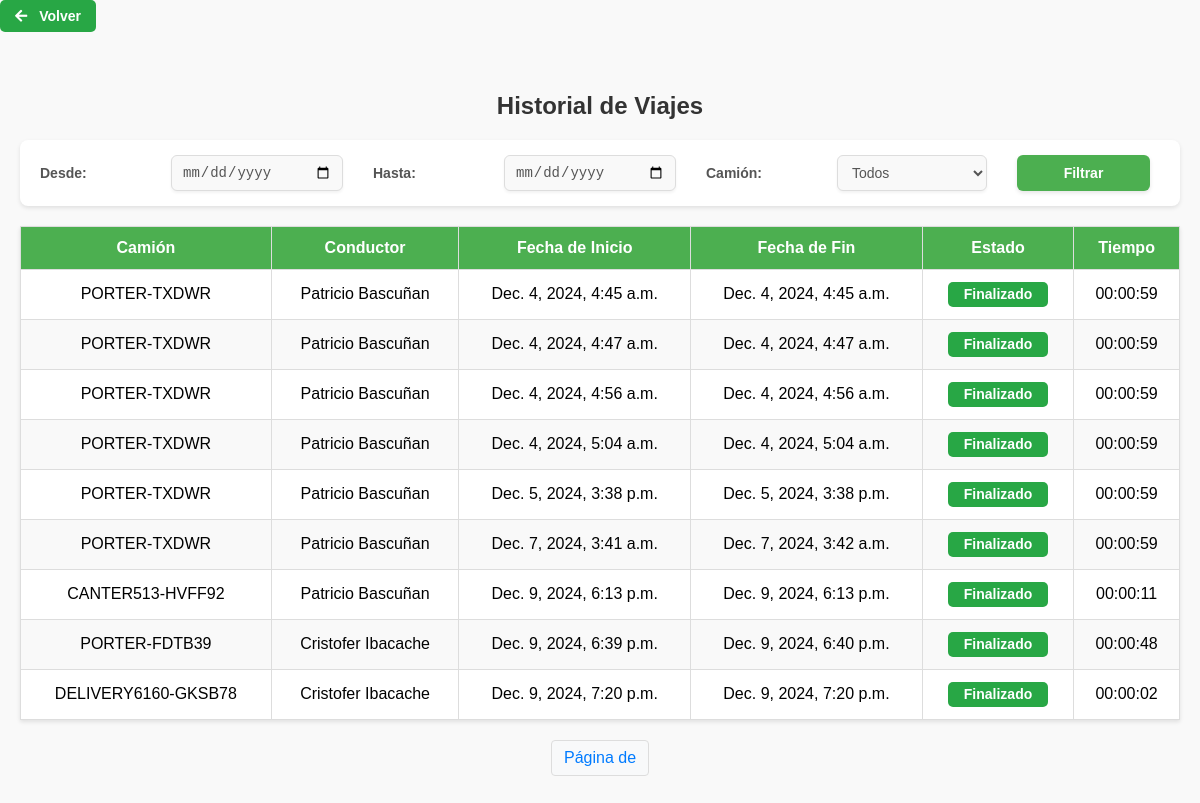
The app's page /camiones/historial-viajes-chofer/ (signed in), older data.
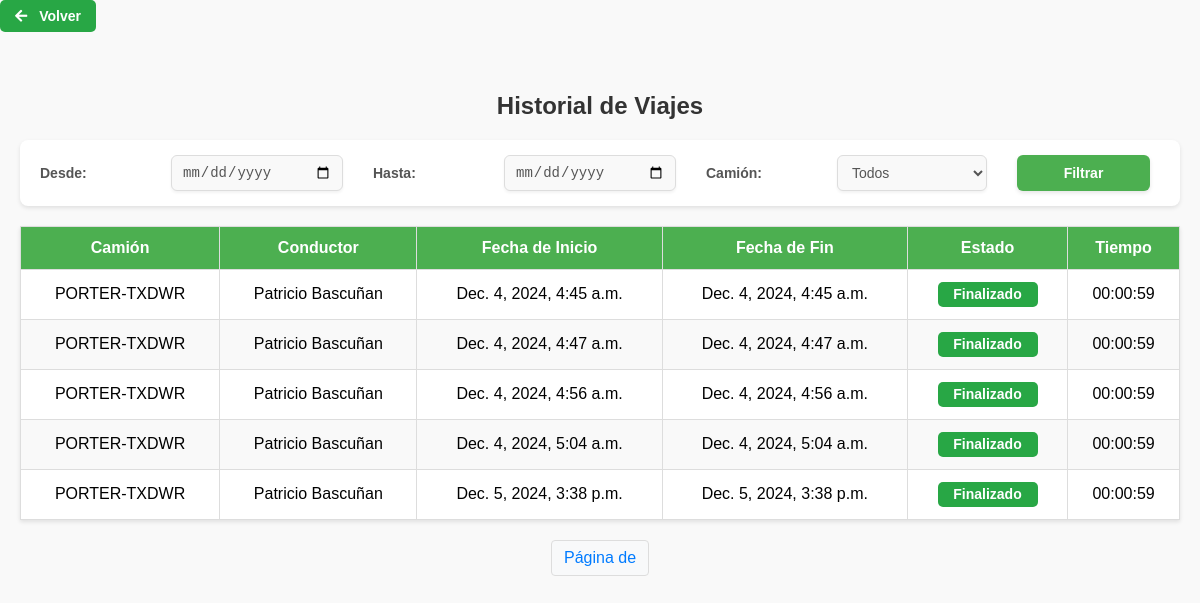
The same page, newer data.
### camiones/models.py (models this page shows, shortened)
class HistorialViaje(models.Model):
    camion = models.ForeignKey(Camion, on_delete=models.CASCADE, related_name="viajes")
    chofer = models.ForeignKey(User, on_delete=models.CASCADE, related_name="viajes")
    fecha_inicio = models.DateTimeField()
    fecha_fin = models.DateTimeField(null=True, blank=True)
    ruta = models.TextField(null=True, blank=True)  # JSON con la ruta del viaje
    estado = models.CharField(max_length=50, default="En curso")
    latitud_inicial = models.FloatField(null=True, blank=True)
    longitud_inicial = models.FloatField(null=True, blank=True)
    latitud_final = models.FloatField(null=True, blank=True)
    longitud_final = models.FloatField(null=True, blank=True)
    duracion_total = models.DurationField(null=True, blank=True)
    @property
    def duracion_formateada(self):
        if self.duracion_total is None or self.duracion_total < timedelta(seconds=0):
            return "00:00:00"
        total_seconds = int(self.duracion_total.total_seconds())
        hours = total_seconds // 3600
        minutes = (total_seconds % 3600) // 60
        seconds = total_seconds % 60
        return f"{hours:02}:{minutes:02}:{seconds:02}"

class Camion(models.Model):
    nombre = models.CharField(max_length=100)
    patente = models.CharField(max_length=20, null=True, blank=True)
    marca = models.CharField(max_length=100, null=True, blank=True)
    modelo = models.CharField(max_length=100, null=True, blank=True)
    año = models.IntegerField(null=True, blank=True)
    color = models.CharField(max_length=50, null=True, blank=True)
    latitud = models.FloatField(null=True)
    longitud = models.FloatField(null=True)
    ultima_actualizacion = models.DateTimeField(auto_now=True)
    choferes_asignados = models.ManyToManyField(User, through='AsignacionChofer')

### camiones/views.py (the view)
# urls.py: path('historial-viajes-chofer/', views.historial_viajes_chofer, name='historial_viajes_chofer'),
def historial_viajes_chofer(request):
    historial = HistorialViaje.objects.all()
    if not request.user.is_staff:  # Mostrar solo viajes del chofer
        historial = historial.filter(chofer=request.user)
    fecha_inicio = request.GET.get('fecha_inicio')
    fecha_fin = request.GET.get('fecha_fin')
    camion_id = request.GET.get('camion_id')
    if fecha_inicio:
        historial = historial.filter(fecha_inicio__gte=fecha_inicio)
    if fecha_fin:
        historial = historial.filter(fecha_fin__lte=fecha_fin)
    if camion_id:
        historial = historial.filter(camion_id=camion_id)
    return render(request, 'historial_viajes_chofer.html', {'historial': historial})

### camiones/templates/historial_viajes_chofer.html (shortened to what this page needs)
{% load static %}
<!DOCTYPE html>
<html lang="es">
<head>
    <link href="https://cdnjs.cloudflare.com/ajax/libs/font-awesome/5.15.4/css/all.min.css" rel="stylesheet">
    <link rel="stylesheet" href="{% static 'css/historial_menu.css' %}">
    <link rel="stylesheet" href="{% static 'css/historial.css' %}">
</head>
<body>
    <button class="btn-volver">
        <a href="{% url 'mostrar_mapa' %}">
            <i class="fas fa-arrow-left"></i> Volver
        </a>
    </button>
    <div class="container">
        <h2>Historial de Viajes</h2>
        <form method="GET" action="">
            <label for="fecha_inicio">Desde:</label>
            <input type="date" name="fecha_inicio" id="fecha_inicio">
            <label for="fecha_fin">Hasta:</label>
            <input type="date" name="fecha_fin" id="fecha_fin">
            <label for="camion_id">Camión:</label>
            <select name="camion_id" id="camion_id">
                <option value="">Todos</option>
            </select>
            <button type="submit">Filtrar</button>
        </form>
        {% if historial %}
        <table>
            <thead>
                <tr>
                    <th>Camión</th>
                    <th>Conductor</th>
                    <th>Fecha de Inicio</th>
                    <th>Fecha de Fin</th>
                    <th>Estado</th>
                    <th>Tiempo</th>
                </tr>
            </thead>
            <tbody>
                {% for viaje in historial %}
                <tr>
                    <td>{{ viaje.camion.nombre }}</td>
                    <td>{{ viaje.chofer.first_name }} {{ viaje.chofer.last_name }}</td>
                    <td>{{ viaje.fecha_inicio }}</td>
                    <td>{{ viaje.fecha_fin|default:"En curso" }}</td>
                    <td>
                        {% if viaje.estado == "Finalizado" %}
                        <span class="estado-finalizado">Finalizado</span>
                        {% else %}
                        <span class="estado-en-curso">En curso</span>
                        {% endif %}
                    </td>
                    <td>{{ viaje.duracion_formateada }}</td>
                </tr>
                {% endfor %}
            </tbody>
        </table>
        <div class="pagination">
            <span class="current">Página {{ page_obj.number }} de {{ page_obj.paginator.num_pages }}</span>
        </div>
        {% else %}
        <p class="no-results">No se encontraron viajes para los filtros seleccionados.</p>
        {% endif %}
    </div>
</body>
</html>

### camiones/static/css/historial_menu.css (style rules this page uses)
body, html { margin: 0; padding: 0; height: 100%; font-family: 'Roboto', sans-serif; background-color: #f4f4f4; }

### camiones/static/css/historial.css (style rules this page uses)
body { font-family: Arial, sans-serif; margin: 0; padding: 0; background-color: #f9f9f9; }
.container { max-width: 1200px; margin: 0 auto; padding: 20px; }
h2 { text-align: center; color: #333; }
form { display: flex; justify-content: space-between; align-items: center; margin-bottom: 20px; background-color: #fff; padding: 15px; border-radius: 8px; box-shadow: 0 2px 4px rgba(0, 0, 0, 0.1); }
form label { margin-right: 10px; font-weight: bold; }
form input, form select, form button { padding: 8px; margin-right: 10px; border: 1px solid #ddd; border-radius: 4px; }
form button { background-color: #4CAF50; color: white; border: none; cursor: pointer; transition: background-color 0.3s; }
table { width: 100%; border-collapse: collapse; background-color: #fff; box-shadow: 0 2px 4px rgba(0, 0, 0, 0.1); }
table th, table td { padding: 12px; border: 1px solid #ddd; text-align: center; vertical-align: middle; }
table th { background-color: #4CAF50; color: white; }
table tr:nth-child(even) { background-color: #f9f9f9; }
.estado-finalizado, .estado-en-curso { display: inline-flex; justify-content: center; align-items: center; width: 100px; height: 25px; padding: 0; border-radius: 5px; font-size: 14px; font-weight: bold; text-align: center; color: white; box-sizing: border-box; }
.estado-finalizado { background-color: #28a745; }
table td { text-align: center; vertical-align: middle; padding: 12px; background-color: transparent; }
.pagination { display: flex; justify-content: center; margin: 20px 0; }
.pagination a, .pagination span { margin: 0 5px; padding: 8px 12px; background-color: #f8f9fa; border: 1px solid #ddd; border-radius: 4px; text-decoration: none; color: #007bff; }
form { display: flex; justify-content: flex-start; align-items: center; margin-bottom: 20px; background-color: #ffffff; padding: 15px 20px; border-radius: 8px; box-shadow: 0 2px 4px rgba(0, 0, 0, 0.1); gap: 20px; }
form label { font-weight: bold; font-size: 14px; color: #555; white-space: nowrap; margin-right: 8px; }
form input[type="date"], form select { padding: 8px 10px; font-size: 14px; border: 1px solid #ddd; border-radius: 6px; background-color: #f9f9f9; color: #555; transition: border-color 0.3s ease, box-shadow 0.3s ease; outline: none; box-shadow: 0 2px 3px rgba(0, 0, 0, 0.05); min-width: 150px; }
form button { padding: 10px 15px; background-color: #4CAF50; color: white; font-size: 14px; font-weight: bold; border: none; border-radius: 6px; cursor: pointer; transition: background-color 0.3s ease, transform 0.2s ease; box-shadow: 0 2px 4px rgba(0, 0, 0, 0.1); }
form > * { flex: 1; max-width: 250px; }

### camiones/templates/historial_viajes_chofer.html (style rules this page uses)
.btn-volver { display: inline-flex; align-items: center; justify-content: center; padding: 8px 15px; font-size: 14px; font-weight: 600; color: white; background-color: #28a745; border: none; border-radius: 5px; text-decoration: none; cursor: pointer; transition: background-color 0.3s ease, box-shadow 0.3s ease; margin-bottom: 20px; }
.btn-volver i { margin-right: 8px; font-size: 14px; }
.btn-volver a { color: inherit; text-decoration: none; }

Row changes from the older to the newer data that the page shows:
removed HistorialViaje: camion.nombre "PORTER-TXDWR", chofer.first_name "Patricio", chofer.last_name "Bascuñan", fecha_inicio "Dec. 7, 2024, 3:41 a.m.", fecha_fin "Dec. 7, 2024, 3:42 a.m.", estado "Finalizado", duracion_formateada "00:00:59"
removed HistorialViaje: camion.nombre "CANTER513-HVFF92", chofer.first_name "Patricio", chofer.last_name "Bascuñan", fecha_inicio "Dec. 9, 2024, 6:13 p.m.", fecha_fin "Dec. 9, 2024, 6:13 p.m.", estado "Finalizado", duracion_formateada "00:00:11"
removed HistorialViaje: camion.nombre "PORTER-FDTB39", chofer.first_name "Cristofer", chofer.last_name "Ibacache", fecha_inicio "Dec. 9, 2024, 6:39 p.m.", fecha_fin "Dec. 9, 2024, 6:40 p.m.", estado "Finalizado", duracion_formateada "00:00:48"
removed HistorialViaje: camion.nombre "DELIVERY6160-GKSB78", chofer.first_name "Cristofer", chofer.last_name "Ibacache", fecha_inicio "Dec. 9, 2024, 7:20 p.m.", fecha_fin "Dec. 9, 2024, 7:20 p.m.", estado "Finalizado", duracion_formateada "00:00:02"
